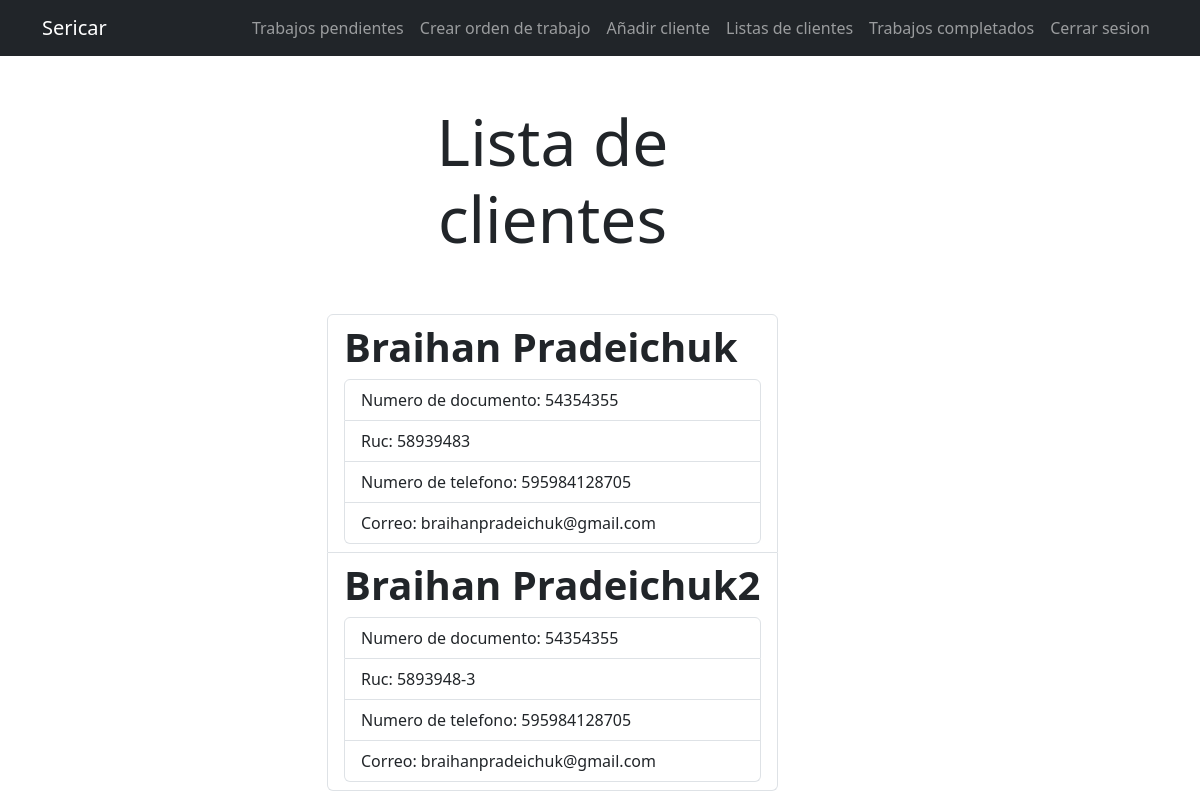
Page /tareas/listadeclientes/ (signed in) on the committed database.
### tasks/models.py (models this page shows, shortened)
class Cliente(models.Model):
    nombre = models.TextField(blank=False)
    documento = models.PositiveIntegerField(blank=False, validators=[RegexValidator(r'^[0-9]+$')])
    telefono =  models.PositiveIntegerField(blank=False, validators=[RegexValidator(r'^[0-9]{9,12}$')])
    correo = models.EmailField(blank=False)
    ruc = models.CharField(max_length=25, null=True, validators=[RegexValidator(regex=r'^[0-9-]+$')])

### tasks/views.py (the view)
# urls.py: path('tareas/listadeclientes/', views.listadecliente, name='listadeclientes'),
@login_required
def listadecliente(request):
    clientes = Cliente.objects.all()
    return render(request, 'listadeclientes.html', {'Cliente': clientes})

### tasks/templates/listadeclientes.html
{% extends 'base.html' %}
{% block content %}
<main class="container">
    <div class="row">
        <div class="col-md-5 offset-md-3">
            <h1 class="text-center display-3 py-5">Lista de clientes</h1>
            <ul class="list-group">
                {% for listaclientes in Cliente %}
                    <a class="list-group-item" href="{% url 'detallecliente' listaclientes.id %}">
                        <header class="d-flex justify-content-between">
                            <h1 class="fw-bold" style="text-align: center;">{{listaclientes.nombre}}</h1>
                        </header>
                        <ul class="list-group">
                            <li class="list-group-item">Numero de documento: {{listaclientes.documento}}</li>
                            <li class="list-group-item">Ruc: {{listaclientes.ruc}}</li>
                            <li class="list-group-item">Numero de telefono: {{listaclientes.telefono}}</li>
                            <li class="list-group-item">Correo: {{listaclientes.correo}}</li>
                        </ul>
                    </a>
                {% endfor %}
            </ul>
        </div>
    </div>
</main>
{% endblock %}

### tasks/templates/base.html (shortened to what this page needs)
<!DOCTYPE html>
<html lang="en">
<head>
    <link rel="stylesheet" href="https://cdn.jsdelivr.net/npm/bootstrap@5.3.2/dist/css/bootstrap.min.css">
</head>
<body>
    <nav class="navbar navbar-expand-lg bg-dark navbar-dark">
        <div class="container">
          <a class="navbar-brand" href="#">Sericar</a>
          <div class="collapse navbar-collapse" id="navbarNav">
            <ul class="navbar-nav ms-auto">
                {% if user.is_authenticated %}
                <li class="nav-item">
                    <a href="/tareas" class="nav-link">Trabajos pendientes</a>
                </li>
                <li class="nav-item">
                    <a href="/tareas/creartarea" class="nav-link">Crear orden de trabajo</a>
                </li>
                <li class="nav-item">
                    <a href="/tareas/clientenuevo" class="nav-link">Añadir cliente</a>
                </li>
                <li class="nav-item">
                    <a href="/tareas/listadeclientes" class="nav-link">Listas de clientes</a>
                </li>
                <li class="nav-item">
                    <a href="/tareascompletadas" class="nav-link">Trabajos completados</a>
                </li>
                <li class="nav-item">
                    <a href="/Logout" class="nav-link">Cerrar sesion</a>
                </li>
                {% endif %}
            </ul>
          </div>
        </div>
      </nav>
    {% block content %}{% endblock %}
</body>
</html>

### rows in the picture
Cliente: nombre "Braihan Pradeichuk", documento "54354355", ruc "58939483", telefono "595984128705", correo "braihanpradeichuk@gmail.com"
Cliente: nombre "Braihan Pradeichuk2", documento "54354355", ruc "5893948-3", telefono "595984128705", correo "braihanpradeichuk@gmail.com"
